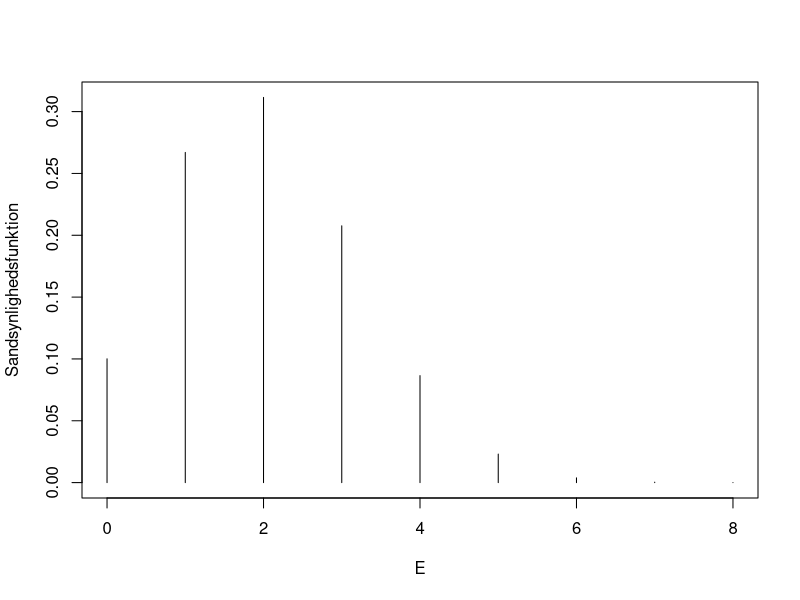
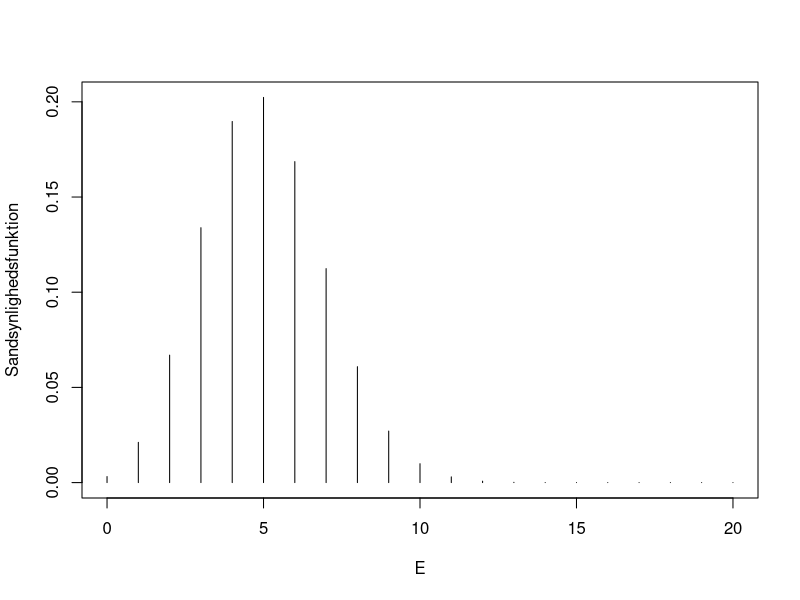
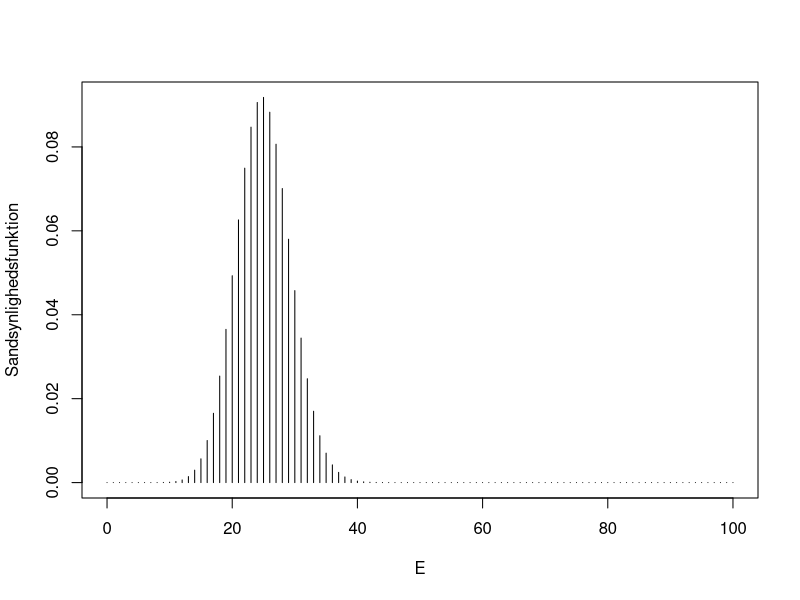
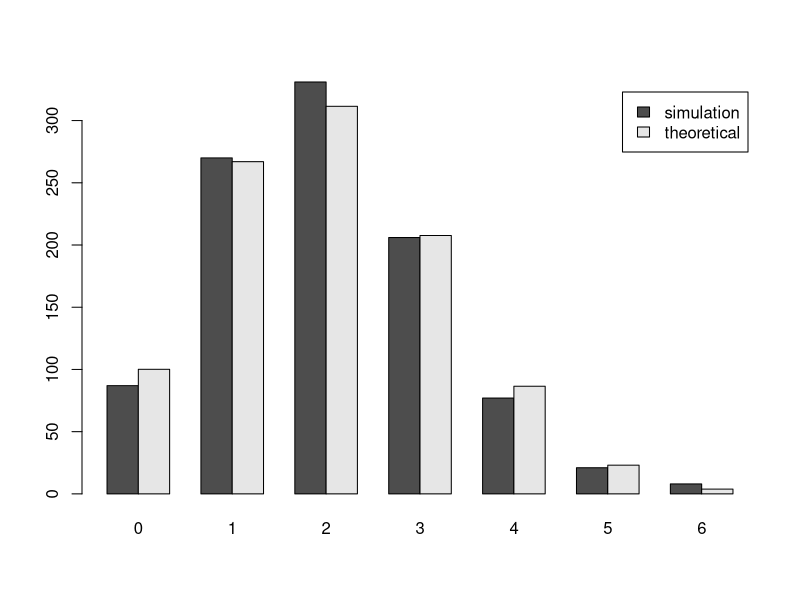
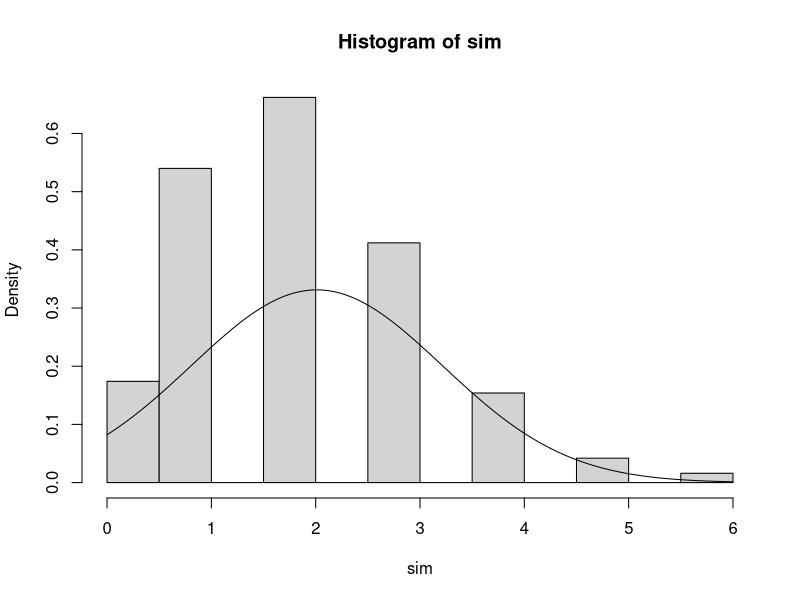
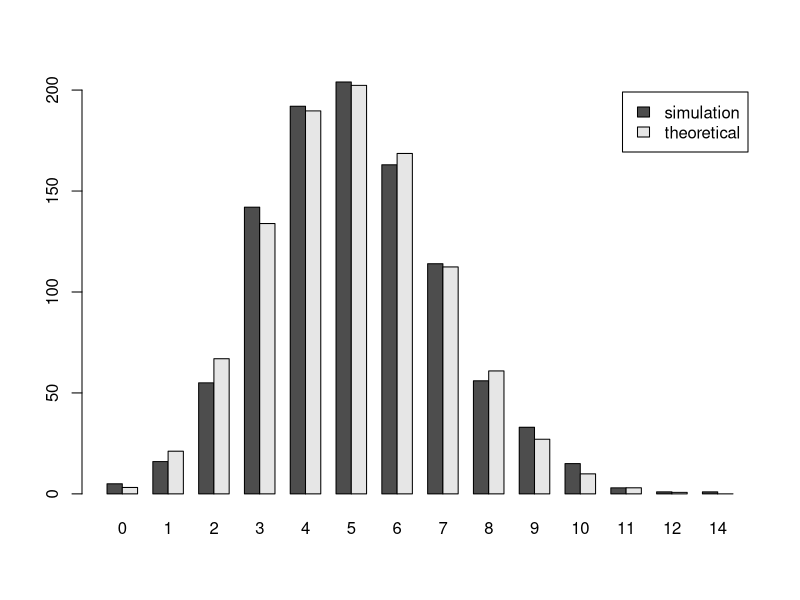
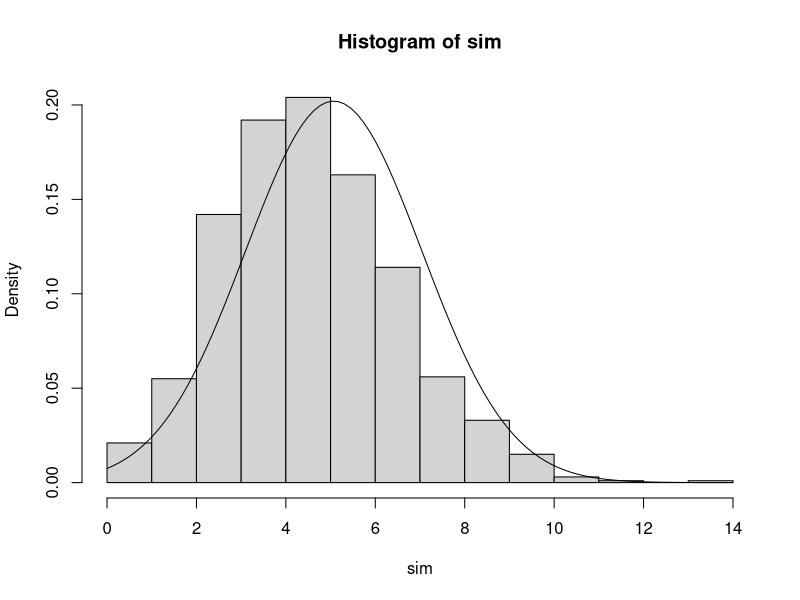
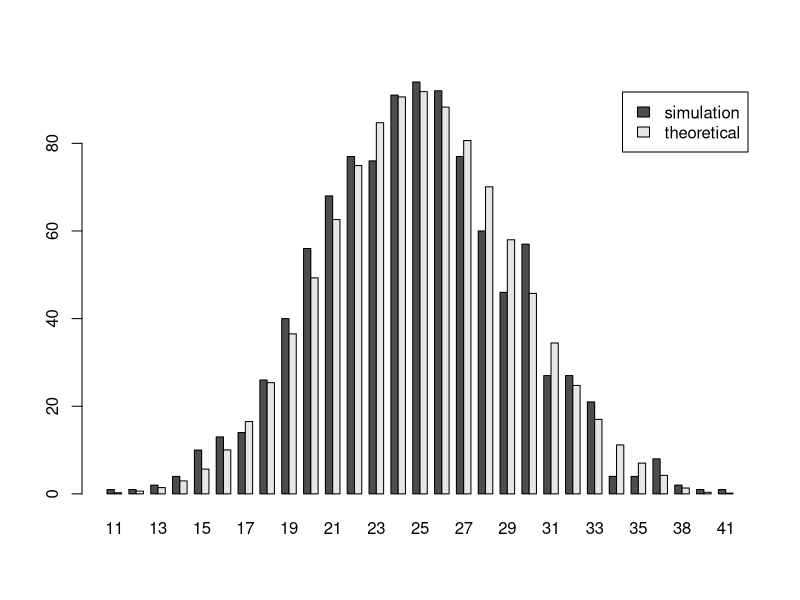

The R source for these figures, in order:
#!/usr/bin/env Rscript

# R statistics for the course "Sandsynlighedsregning og statistik"
# at the Department of Mathematics, University of Copenhagen
#
# Ulrik Bonde, 2009

##########################################
#
# Project 1
#
##########################################

# Assignment 1
assignment1 <- function() {
    # We define n as an array with the values 8, 20 and 100
    n    <- c(8, 20, 100);
    prob <- 0.25;

    # Traverse the n-array
    for (size in n) {
        # Define E
        E <- 0:size;

        # Define the probability function
        sshfunk <- dbinom(E, size, prob);

        # Set the filename for the plot and plot the graph
        name <- paste(size, "_plot_1.png", sep="");
        png(name);
        plot(E, sshfunk, "h", ylab="Sandsynlighedsfunktion");
        dev.off();

        # Clean up for next iteration
        rm(name, E);
    }
}

##########################################

# Assigment 2
assignment2_3_5 <- function() {
    # Define the simulation using a random binom
    n    <- 1000;
    size <- c(8, 20, 100);
    prob <- 0.25;

    for (s in size) {
        # Do a simulation and count the observations of each occurrence
        sim <- rbinom(n, s, prob);
        simulation <- table(sim);

        # Assignment 3
        # Print mean and var
        print(paste("Mean for simulation with size ",s, " is: ", mean(sim), sep=""));
        print(paste("Var for simulation with size ",s, " is: ", var(sim), sep=""));
        print("");

        # Get the values coresponding to an occurrence
        values <- as.numeric(names(simulation));

        theoretical <- 1000*dbinom(values, s, prob);

        # Combine the simulation and the theoretical vectors
        comb <- rbind(simulation, theoretical);

        # Assignment 2
        # Set up the filename for the plot, then draw it
        name <- paste(s, "_sim-theo_plot_2.png", sep="");
        png(name);
        barplot(comb, beside=TRUE, legend.text=TRUE);

        # Assignment 5
        # Set up the filename for the histogram, draw and close pipe
        histname <- paste(s, "_hist_5.png", sep="");
        png(histname);
        hist(sim, prob=TRUE);
        curve(dnorm(x, mean = mean(sim), sd = sd(sim)), add=TRUE);
        dev.off();
    }
}

##########################################
# Main

assignment1();
assignment2_3_5();
